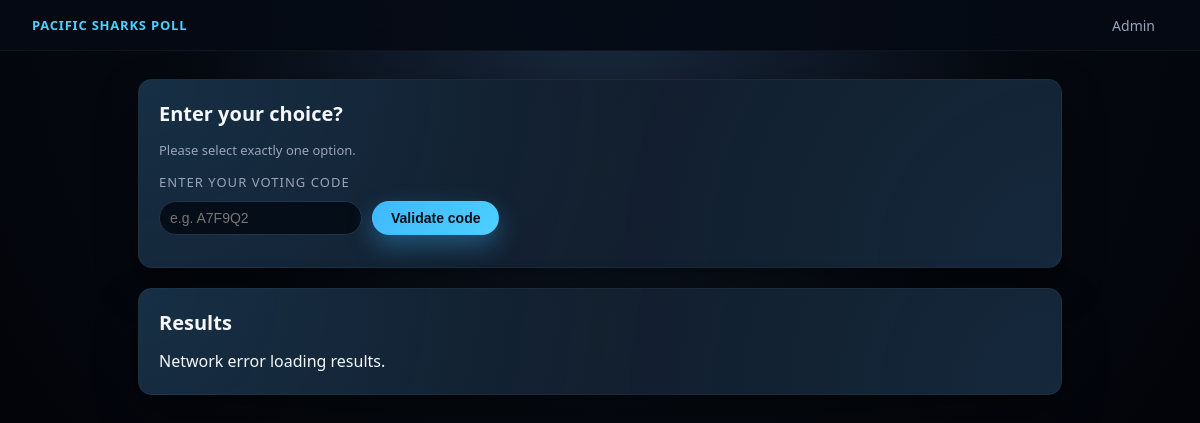
Page /poll/2 on the earlier database version.
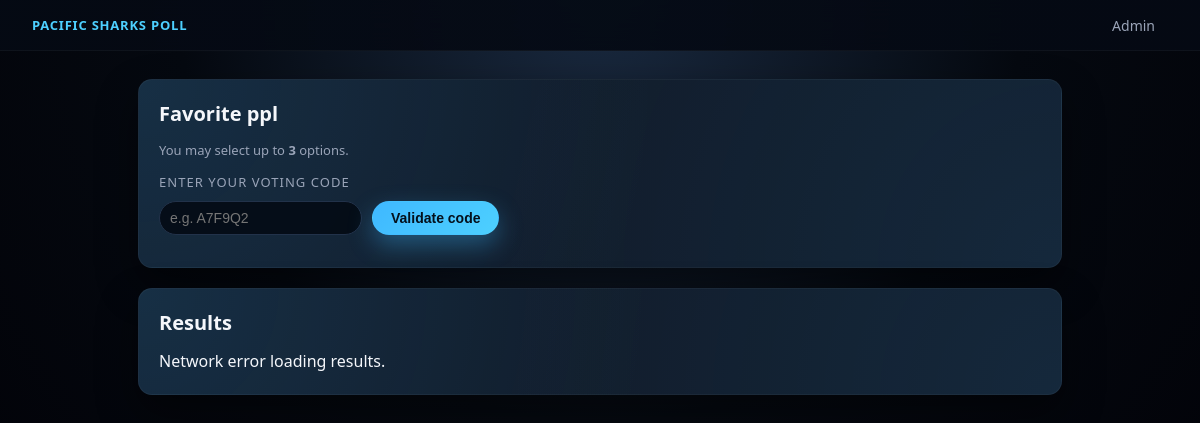
Same page on the later database version.
### tables this page shows
CREATE TABLE polls (
    id INTEGER PRIMARY KEY AUTOINCREMENT,
    question TEXT NOT NULL,
    multiple_allowed INTEGER NOT NULL DEFAULT 0,
    max_choices INTEGER DEFAULT NULL,
    hide_results INTEGER NOT NULL DEFAULT 0
);

### backend/app.py (the view)
@app.route("/poll/<int:poll_id>")
def poll_view(poll_id):
    db = get_db()
    poll = db.execute(
        """
        SELECT id, question, multiple_allowed, max_choices, hide_results
        FROM polls
        WHERE id = ?
        """,
        (poll_id,),
    ).fetchone()
    if not poll:
        return "Poll not found", 404
    options = db.execute(
        "SELECT id, option_text FROM options WHERE poll_id = ? ORDER BY id", (poll_id,)
    ).fetchall()
    return render_template("poll.html", poll=poll, options=options)

### backend/app.py (called while the page is built)
def get_db():
    if "db" not in g:
        g.db = sqlite3.connect(DB_PATH)
        g.db.row_factory = sqlite3.Row
    return g.db

### frontend/templates/poll.html (shortened to what this page needs)
<!doctype html>
<html lang="en">
  <head>
    <link
      rel="stylesheet"
      href="{{ url_for('static', filename='style.css') }}"
    />
  </head>
  <body class="page">
    <header class="top-bar">
      <div class="top-bar-left">
        <div class="brand">Pacific Sharks Poll</div>
      </div>
      <div class="top-bar-right">
        <a href="{{ url_for('admin') }}" class="top-link">Admin</a>
      </div>
    </header>
    <main class="content">
      <section class="card">
        <h1 class="card-title">{{ poll.question }}</h1>
        {% if poll.multiple_allowed %}
        <p class="muted">
          You may select {% if poll.max_choices %} up to
          <strong>{{ poll.max_choices }}</strong> options. {% else %} multiple
          options. {% endif %}
        </p>
        {% else %}
        <p class="muted">Please select exactly one option.</p>
        {% endif %}
        <div class="field-label">Enter your voting code</div>
        <div class="field-row">
          <input
            type="text"
            id="code-input"
            class="field-input-inline"
            placeholder="e.g. A7F9Q2"
          />
          <button id="validate-code" class="btn btn-primary" type="button">
            Validate code
          </button>
        </div>
      </section>
      <section class="card">
        <h2 class="card-title">Results</h2>
        <div class="results" id="results"></div>
      </section>
    </main>
  </body>
</html>

### frontend/static/style.css (style rules this page uses)
:root { --bg: #0b1724; --bg-card: #111c2b; --bg-card-soft: #152235; --accent: #3fb8ff; --accent-soft: rgba(63, 184, 255, 0.15); --accent-strong: #4dd0ff; --text: #f5f7fb; --text-muted: #9aa4b8; --border-soft: #22324a; --danger: #ff6b81; --success: #4caf50; --shadow-soft: 0 18px 40px rgba(0, 0, 0, 0.45); --radius-card: 14px; --radius-pill: 999px; --transition-fast: 0.18s ease-out; }
* { box-sizing: border-box; }
body.page { margin: 0; font-family: system-ui, -apple-system, BlinkMacSystemFont, "Segoe UI", sans-serif; background: radial-gradient(circle at top, #1a2a40 0, #050910 55%, #020309 100%); color: var(--text); }
.top-bar { display: flex; justify-content: space-between; align-items: center; padding: 14px 32px; border-bottom: 1px solid rgba(255, 255, 255, 0.04); background: linear-gradient(to right, rgba(5, 10, 20, 0.95), rgba(5, 10, 20, 0.9)); backdrop-filter: blur(16px); position: sticky; top: 0; z-index: 20; }
.brand { font-weight: 700; letter-spacing: 0.06em; text-transform: uppercase; font-size: 13px; color: var(--accent-strong); }
.top-link { color: var(--text-muted); text-decoration: none; font-size: 14px; padding: 6px 12px; border-radius: var(--radius-pill); border: 1px solid transparent; transition: var(--transition-fast); }
.content { max-width: 960px; margin: 28px auto 40px; padding: 0 18px 40px; display: flex; flex-direction: column; gap: 20px; }
.card { background: radial-gradient(circle at top left, rgba(63, 184, 255, 0.12), transparent 55%), radial-gradient(circle at bottom right, rgba(63, 184, 255, 0.08), transparent 60%), var(--bg-card); border-radius: var(--radius-card); padding: 20px 20px 22px; border: 1px solid rgba(255, 255, 255, 0.04); box-shadow: var(--shadow-soft); }
.card-title { margin: 0 0 14px; font-size: 20px; }
.field-label { font-size: 13px; text-transform: uppercase; letter-spacing: 0.08em; color: var(--text-muted); margin: 14px 0 6px; }
.field-input-inline { padding: 8px 10px; border-radius: 999px; border: 1px solid var(--border-soft); background: rgba(4, 10, 20, 0.9); color: var(--text); font-size: 14px; outline: none; min-width: 140px; }
.field-row { display: flex; align-items: center; gap: 10px; margin: 10px 0; }
.btn { border-radius: var(--radius-pill); border: 1px solid transparent; padding: 8px 18px; font-size: 14px; font-weight: 600; cursor: pointer; transition: var(--transition-fast); display: inline-flex; align-items: center; justify-content: center; gap: 6px; }
.btn-primary { background: linear-gradient(135deg, var(--accent), var(--accent-strong)); color: #04101c; box-shadow: 0 10px 24px rgba(63, 184, 255, 0.35); }
.results { margin-top: 8px; }
.muted { color: var(--text-muted); font-size: 13px; }

Differences in the rows shown:
changed polls: question "Enter your choice?" → "Favorite ppl"; multiple_allowed 0 → 1 (drawn); max_choices (not shown) → "3"
Other differences:
text no longer shown: "Please select exactly one option."
text now shown: "You may select up to options."
